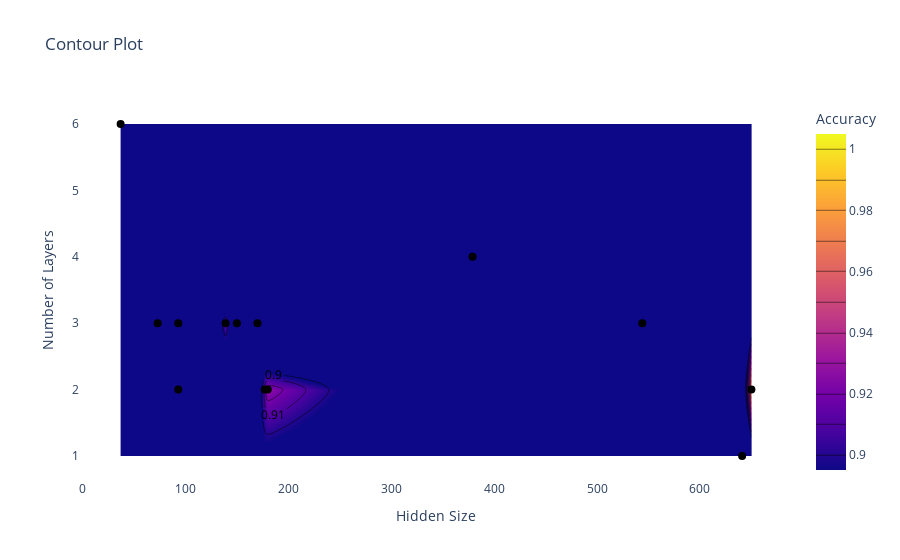

Write notebook code for a chart like this one.
### Code cell
plot_contour(data_lstm, "hidden_size", "num_layers", "accuracy")

### Figure 1 — Plotly figure (JSON) as saved in the notebook; plotly's stock layout.template omitted (floating-point values rounded to 4 significant figures)
{"data": [{"colorbar": {"title": {"text": "Accuracy"}}, "colorscale": [[0, "#0d0887"], [0.1111, "#46039f"], [0.2222, "#7201a8"], [0.3333, "#9c179e"], [0.4444, "#bd3786"], [0.5556, "#d8576b"], [0.6667, "#ed7953"], [0.7778, "#fb9f3a"], [0.8889, "#fdca26"], [1, "#f0f921"]], "contours": {"coloring": "heatmap", "end": 1, "showlabels": true, "size": 0.01, "start": 0.9}, "type": "contour", "x": [650, 180, 177, 139, 170, 150, 544, 93, 641, 93, 73, 379, 37], "y": [2, 2, 2, 3, 3, 3, 3, 2, 1, 3, 3, 4, 6], "z": [0.9859, 0.9266, 0.9141, 0.9125, 0.8625, 0.8422, 0.8094, 0.7953, 0.7484, 0.7234, 0.6062, 0.5656, 0.3359]}, {"customdata": [0.9859, 0.9266, 0.9141, 0.9125, 0.8625, 0.8422, 0.8094, 0.7953, 0.7484, 0.7234, 0.6062, 0.5656, 0.3359], "hovertemplate": "Hidden Size: %{x}<br>Number of Layers: %{y}<br>Accuracy: %{customdata:.4f}<extra></extra>", "marker": {"color": "black", "size": 8, "symbol": "circle"}, "mode": "markers", "name": "Data Points", "type": "scatter", "x": [650, 180, 177, 139, 170, 150, 544, 93, 641, 93, 73, 379, 37], "y": [2, 2, 2, 3, 3, 3, 3, 2, 1, 3, 3, 4, 6]}], "layout": {"autosize": true, "paper_bgcolor": "white", "plot_bgcolor": "white", "title": {"text": "Contour Plot"}, "xaxis": {"autorange": true, "range": [-1.312, 688.3], "showgrid": false, "title": {"text": "Hidden Size"}, "type": "linear"}, "yaxis": {"autorange": true, "range": [0.5395, 6.461], "showgrid": false, "title": {"text": "Number of Layers"}, "type": "linear"}}}
